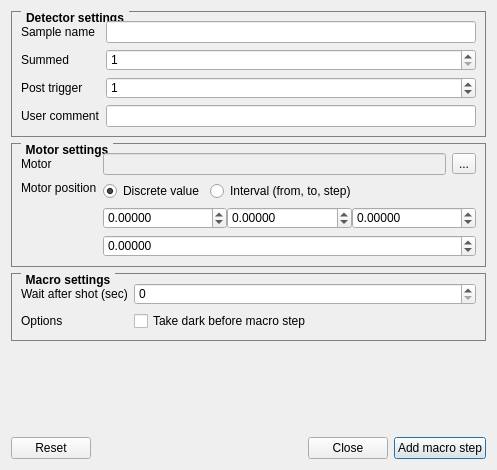
<?xml version="1.0" encoding="UTF-8"?>
<ui version="4.0">
 <class>Dialog</class>
 <widget class="QDialog" name="Dialog">
  <property name="windowModality">
   <enum>Qt::NonModal</enum>
  </property>
  <property name="enabled">
   <bool>true</bool>
  </property>
  <property name="geometry">
   <rect>
    <x>0</x>
    <y>0</y>
    <width>497</width>
    <height>470</height>
   </rect>
  </property>
  <property name="sizePolicy">
   <sizepolicy hsizetype="Fixed" vsizetype="Fixed">
    <horstretch>0</horstretch>
    <verstretch>0</verstretch>
   </sizepolicy>
  </property>
  <property name="windowTitle">
   <string>Add macro step</string>
  </property>
  <layout class="QHBoxLayout" name="horizontalLayout_2">
   <item>
    <layout class="QVBoxLayout" name="verticalLayout_3">
     <item>
      <widget class="QGroupBox" name="groupBox">
       <property name="styleSheet">
        <string notr="true">QGroupBox {
    border: 1px solid gray;
    margin-top: 0.5em;
 font-weight:bold
}

QGroupBox::title {
    subcontrol-origin: margin;
    left: 10px;
    padding: 0 3px 0 3px;
 font-weight:bold
   
}</string>
       </property>
       <property name="title">
        <string>Detector settings</string>
       </property>
       <layout class="QFormLayout" name="formLayout">
        <property name="fieldGrowthPolicy">
         <enum>QFormLayout::AllNonFixedFieldsGrow</enum>
        </property>
        <item row="0" column="0">
         <widget class="QLabel" name="label">
          <property name="text">
           <string>Sample name</string>
          </property>
         </widget>
        </item>
        <item row="0" column="1">
         <widget class="QLineEdit" name="macro_input_sampleName"/>
        </item>
        <item row="1" column="0">
         <widget class="QLabel" name="label_2">
          <property name="text">
           <string>Summed</string>
          </property>
         </widget>
        </item>
        <item row="1" column="1">
         <widget class="QSpinBox" name="macro_input_summed">
          <property name="minimum">
           <number>1</number>
          </property>
          <property name="maximum">
           <number>999999999</number>
          </property>
         </widget>
        </item>
        <item row="2" column="0">
         <widget class="QLabel" name="label_3">
          <property name="text">
           <string>Post trigger</string>
          </property>
         </widget>
        </item>
        <item row="2" column="1">
         <widget class="QSpinBox" name="macro_input_filesafter">
          <property name="maximum">
           <number>999999999</number>
          </property>
          <property name="value">
           <number>1</number>
          </property>
         </widget>
        </item>
        <item row="3" column="0">
         <widget class="QLabel" name="label_4">
          <property name="text">
           <string>User comment</string>
          </property>
         </widget>
        </item>
        <item row="3" column="1">
         <widget class="QLineEdit" name="macro_input_comment">
          <property name="maxLength">
           <number>900</number>
          </property>
         </widget>
        </item>
       </layout>
      </widget>
     </item>
     <item>
      <widget class="QGroupBox" name="groupBox_2">
       <property name="styleSheet">
        <string notr="true">QGroupBox {
    border: 1px solid gray;
    margin-top: 0.5em;
 font-weight:bold
}

QGroupBox::title {
    subcontrol-origin: margin;
    left: 10px;
    padding: 0 3px 0 3px;
 font-weight:bold
   
}</string>
       </property>
       <property name="title">
        <string>Motor settings</string>
       </property>
       <layout class="QFormLayout" name="formLayout_2">
        <item row="1" column="0">
         <widget class="QLabel" name="label_5">
          <property name="sizePolicy">
           <sizepolicy hsizetype="Preferred" vsizetype="Preferred">
            <horstretch>0</horstretch>
            <verstretch>0</verstretch>
           </sizepolicy>
          </property>
          <property name="contextMenuPolicy">
           <enum>Qt::DefaultContextMenu</enum>
          </property>
          <property name="toolTip">
           <string/>
          </property>
          <property name="whatsThis">
           <string extracomment="Set motor position"/>
          </property>
          <property name="autoFillBackground">
           <bool>false</bool>
          </property>
          <property name="text">
           <string>Motor position</string>
          </property>
          <property name="alignment">
           <set>Qt::AlignLeading|Qt::AlignLeft|Qt::AlignTop</set>
          </property>
         </widget>
        </item>
        <item row="1" column="1">
         <layout class="QGridLayout" name="gridLayout_2">
          <item row="0" column="0">
           <layout class="QHBoxLayout" name="horizontalLayout_4">
            <item>
             <widget class="QRadioButton" name="macro_select_discrete">
              <property name="cursor">
               <cursorShape>PointingHandCursor</cursorShape>
              </property>
              <property name="text">
               <string>Discrete value</string>
              </property>
              <property name="checked">
               <bool>true</bool>
              </property>
             </widget>
            </item>
            <item>
             <widget class="QRadioButton" name="macro_select_interval">
              <property name="cursor">
               <cursorShape>PointingHandCursor</cursorShape>
              </property>
              <property name="text">
               <string>Interval (from, to, step)</string>
              </property>
             </widget>
            </item>
            <item>
             <spacer name="horizontalSpacer_2">
              <property name="orientation">
               <enum>Qt::Horizontal</enum>
              </property>
              <property name="sizeHint" stdset="0">
               <size>
                <width>40</width>
                <height>20</height>
               </size>
              </property>
             </spacer>
            </item>
           </layout>
          </item>
          <item row="2" column="0">
           <widget class="QDoubleSpinBox" name="macro_input_position">
            <property name="decimals">
             <number>5</number>
            </property>
            <property name="minimum">
             <double>-99999.000000000000000</double>
            </property>
            <property name="maximum">
             <double>99999.000000000000000</double>
            </property>
           </widget>
          </item>
          <item row="1" column="0">
           <widget class="QWidget" name="macro_interval_controls" native="true">
            <property name="maximumSize">
             <size>
              <width>16777215</width>
              <height>27</height>
             </size>
            </property>
            <layout class="QHBoxLayout" name="lay1">
             <property name="spacing">
              <number>0</number>
             </property>
             <property name="margin">
              <number>0</number>
             </property>
             <item>
              <widget class="QDoubleSpinBox" name="macro_value_from">
               <property name="decimals">
                <number>5</number>
               </property>
               <property name="minimum">
                <double>-99999.000000000000000</double>
               </property>
               <property name="maximum">
                <double>99999.000000000000000</double>
               </property>
              </widget>
             </item>
             <item>
              <widget class="QDoubleSpinBox" name="macro_value_to">
               <property name="decimals">
                <number>5</number>
               </property>
               <property name="minimum">
                <double>-99999.000000000000000</double>
               </property>
               <property name="maximum">
                <double>99999.000000000000000</double>
               </property>
              </widget>
             </item>
             <item>
              <widget class="QDoubleSpinBox" name="macro_value_step">
               <property name="decimals">
                <number>5</number>
               </property>
               <property name="minimum">
                <double>-99999.000000000000000</double>
               </property>
               <property name="maximum">
                <double>99999.000000000000000</double>
               </property>
              </widget>
             </item>
            </layout>
           </widget>
          </item>
         </layout>
        </item>
        <item row="0" column="0">
         <widget class="QLabel" name="label_6">
          <property name="text">
           <string>Motor</string>
          </property>
         </widget>
        </item>
        <item row="0" column="1">
         <layout class="QHBoxLayout" name="horizontalLayout_3">
          <item>
           <widget class="QLineEdit" name="macro_input_motor">
            <property name="enabled">
             <bool>false</bool>
            </property>
           </widget>
          </item>
          <item>
           <widget class="QToolButton" name="macro_button_select_motor">
            <property name="cursor">
             <cursorShape>PointingHandCursor</cursorShape>
            </property>
            <property name="text">
             <string>...</string>
            </property>
           </widget>
          </item>
         </layout>
        </item>
       </layout>
       <zorder>label_5</zorder>
       <zorder></zorder>
       <zorder>label_6</zorder>
       <zorder></zorder>
      </widget>
     </item>
     <item>
      <widget class="QGroupBox" name="groupBox_3">
       <property name="styleSheet">
        <string notr="true">QGroupBox {
    border: 1px solid gray;
    margin-top: 0.5em;
 font-weight:bold
}

QGroupBox::title {
    subcontrol-origin: margin;
    left: 10px;
    padding: 0 3px 0 3px;
 font-weight:bold
   
}</string>
       </property>
       <property name="title">
        <string>Macro settings</string>
       </property>
       <layout class="QFormLayout" name="formLayout_3">
        <item row="0" column="0">
         <widget class="QLabel" name="label_7">
          <property name="text">
           <string>Wait after shot (sec)</string>
          </property>
         </widget>
        </item>
        <item row="0" column="1">
         <widget class="QSpinBox" name="macro_wait_time">
          <property name="maximum">
           <number>999999999</number>
          </property>
         </widget>
        </item>
        <item row="1" column="1">
         <layout class="QHBoxLayout" name="horizontalLayout_5">
          <item>
           <widget class="QCheckBox" name="check_take_dark">
            <property name="text">
             <string>Take dark before macro step</string>
            </property>
           </widget>
          </item>
          <item>
           <spacer name="horizontalSpacer_3">
            <property name="orientation">
             <enum>Qt::Horizontal</enum>
            </property>
            <property name="sizeHint" stdset="0">
             <size>
              <width>40</width>
              <height>20</height>
             </size>
            </property>
           </spacer>
          </item>
         </layout>
        </item>
        <item row="1" column="0">
         <widget class="QLabel" name="label_8">
          <property name="text">
           <string>Options</string>
          </property>
         </widget>
        </item>
       </layout>
      </widget>
     </item>
     <item>
      <spacer name="verticalSpacer">
       <property name="orientation">
        <enum>Qt::Vertical</enum>
       </property>
       <property name="sizeHint" stdset="0">
        <size>
         <width>0</width>
         <height>0</height>
        </size>
       </property>
      </spacer>
     </item>
     <item>
      <layout class="QHBoxLayout" name="horizontalLayout">
       <item>
        <widget class="QPushButton" name="macro_button_reset">
         <property name="focusPolicy">
          <enum>Qt::NoFocus</enum>
         </property>
         <property name="text">
          <string>Reset</string>
         </property>
        </widget>
       </item>
       <item>
        <spacer name="horizontalSpacer">
         <property name="orientation">
          <enum>Qt::Horizontal</enum>
         </property>
         <property name="sizeHint" stdset="0">
          <size>
           <width>40</width>
           <height>20</height>
          </size>
         </property>
        </spacer>
       </item>
       <item>
        <widget class="QPushButton" name="macro_button_close">
         <property name="focusPolicy">
          <enum>Qt::NoFocus</enum>
         </property>
         <property name="text">
          <string>Close</string>
         </property>
        </widget>
       </item>
       <item>
        <widget class="QPushButton" name="macro_button_add">
         <property name="focusPolicy">
          <enum>Qt::TabFocus</enum>
         </property>
         <property name="text">
          <string>Add macro step</string>
         </property>
        </widget>
       </item>
      </layout>
     </item>
    </layout>
   </item>
  </layout>
 </widget>
 <tabstops>
  <tabstop>macro_button_select_motor</tabstop>
  <tabstop>macro_button_add</tabstop>
  <tabstop>macro_input_motor</tabstop>
 </tabstops>
 <resources/>
 <connections>
  <connection>
   <sender>macro_button_reset</sender>
   <signal>clicked()</signal>
   <receiver>macro_input_position</receiver>
   <slot>clear()</slot>
   <hints>
    <hint type="sourcelabel">
     <x>76</x>
     <y>493</y>
    </hint>
    <hint type="destinationlabel">
     <x>392</x>
     <y>344</y>
    </hint>
   </hints>
  </connection>
  <connection>
   <sender>macro_button_reset</sender>
   <signal>clicked()</signal>
   <receiver>macro_value_from</receiver>
   <slot>clear()</slot>
   <hints>
    <hint type="sourcelabel">
     <x>54</x>
     <y>493</y>
    </hint>
    <hint type="destinationlabel">
     <x>287</x>
     <y>311</y>
    </hint>
   </hints>
  </connection>
  <connection>
   <sender>macro_button_reset</sender>
   <signal>clicked()</signal>
   <receiver>macro_value_to</receiver>
   <slot>clear()</slot>
   <hints>
    <hint type="sourcelabel">
     <x>95</x>
     <y>493</y>
    </hint>
    <hint type="destinationlabel">
     <x>454</x>
     <y>311</y>
    </hint>
   </hints>
  </connection>
  <connection>
   <sender>macro_button_reset</sender>
   <signal>clicked()</signal>
   <receiver>macro_value_step</receiver>
   <slot>clear()</slot>
   <hints>
    <hint type="sourcelabel">
     <x>41</x>
     <y>493</y>
    </hint>
    <hint type="destinationlabel">
     <x>622</x>
     <y>311</y>
    </hint>
   </hints>
  </connection>
  <connection>
   <sender>macro_button_reset</sender>
   <signal>clicked()</signal>
   <receiver>macro_input_filesafter</receiver>
   <slot>clear()</slot>
   <hints>
    <hint type="sourcelabel">
     <x>37</x>
     <y>493</y>
    </hint>
    <hint type="destinationlabel">
     <x>280</x>
     <y>102</y>
    </hint>
   </hints>
  </connection>
  <connection>
   <sender>macro_button_reset</sender>
   <signal>clicked()</signal>
   <receiver>macro_input_summed</receiver>
   <slot>clear()</slot>
   <hints>
    <hint type="sourcelabel">
     <x>34</x>
     <y>493</y>
    </hint>
    <hint type="destinationlabel">
     <x>285</x>
     <y>69</y>
    </hint>
   </hints>
  </connection>
  <connection>
   <sender>macro_button_reset</sender>
   <signal>clicked()</signal>
   <receiver>macro_input_sampleName</receiver>
   <slot>clear()</slot>
   <hints>
    <hint type="sourcelabel">
     <x>90</x>
     <y>493</y>
    </hint>
    <hint type="destinationlabel">
     <x>182</x>
     <y>35</y>
    </hint>
   </hints>
  </connection>
  <connection>
   <sender>macro_button_close</sender>
   <signal>clicked()</signal>
   <receiver>Dialog</receiver>
   <slot>close()</slot>
   <hints>
    <hint type="sourcelabel">
     <x>506</x>
     <y>493</y>
    </hint>
    <hint type="destinationlabel">
     <x>346</x>
     <y>347</y>
    </hint>
   </hints>
  </connection>
  <connection>
   <sender>macro_button_add</sender>
   <signal>clicked()</signal>
   <receiver>Dialog</receiver>
   <slot>action_add_macro()</slot>
   <hints>
    <hint type="sourcelabel">
     <x>632</x>
     <y>493</y>
    </hint>
    <hint type="destinationlabel">
     <x>373</x>
     <y>336</y>
    </hint>
   </hints>
  </connection>
  <connection>
   <sender>macro_select_discrete</sender>
   <signal>clicked(bool)</signal>
   <receiver>Dialog</receiver>
   <slot>action_select_discrete()</slot>
   <hints>
    <hint type="sourcelabel">
     <x>242</x>
     <y>277</y>
    </hint>
    <hint type="destinationlabel">
     <x>507</x>
     <y>124</y>
    </hint>
   </hints>
  </connection>
  <connection>
   <sender>macro_select_interval</sender>
   <signal>clicked(bool)</signal>
   <receiver>Dialog</receiver>
   <slot>action_select_interval()</slot>
   <hints>
    <hint type="sourcelabel">
     <x>428</x>
     <y>277</y>
    </hint>
    <hint type="destinationlabel">
     <x>507</x>
     <y>103</y>
    </hint>
   </hints>
  </connection>
 </connections>
 <slots>
  <slot>action_add_macro()</slot>
  <slot>action_select_discrete()</slot>
  <slot>action_select_interval()</slot>
 </slots>
</ui>
